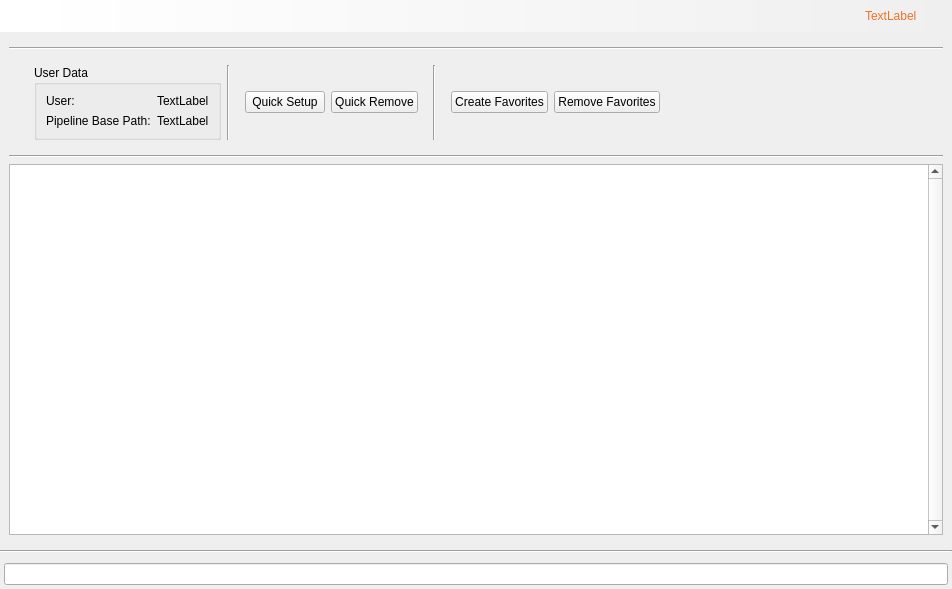
<?xml version="1.0" encoding="UTF-8"?>
<ui version="4.0">
 <class>Form</class>
 <widget class="QWidget" name="Form">
  <property name="geometry">
   <rect>
    <x>0</x>
    <y>0</y>
    <width>952</width>
    <height>589</height>
   </rect>
  </property>
  <property name="windowTitle">
   <string>Form</string>
  </property>
  <layout class="QGridLayout" name="gridLayout">
   <property name="horizontalSpacing">
    <number>0</number>
   </property>
   <property name="verticalSpacing">
    <number>6</number>
   </property>
   <property name="margin">
    <number>0</number>
   </property>
   <item row="2" column="0">
    <widget class="Line" name="line_2">
     <property name="orientation">
      <enum>Qt::Horizontal</enum>
     </property>
    </widget>
   </item>
   <item row="0" column="0">
    <widget class="QWidget" name="wdgt_header" native="true">
     <property name="sizePolicy">
      <sizepolicy hsizetype="Preferred" vsizetype="Fixed">
       <horstretch>0</horstretch>
       <verstretch>0</verstretch>
      </sizepolicy>
     </property>
     <property name="minimumSize">
      <size>
       <width>0</width>
       <height>32</height>
      </size>
     </property>
     <property name="maximumSize">
      <size>
       <width>16777215</width>
       <height>32</height>
      </size>
     </property>
     <layout class="QHBoxLayout" name="horizontalLayout">
      <property name="spacing">
       <number>0</number>
      </property>
      <property name="margin">
       <number>0</number>
      </property>
      <item>
       <widget class="QWidget" name="wdgt_header_icon" native="true">
        <property name="sizePolicy">
         <sizepolicy hsizetype="Fixed" vsizetype="Preferred">
          <horstretch>0</horstretch>
          <verstretch>0</verstretch>
         </sizepolicy>
        </property>
        <property name="minimumSize">
         <size>
          <width>32</width>
          <height>0</height>
         </size>
        </property>
        <property name="maximumSize">
         <size>
          <width>32</width>
          <height>16777215</height>
         </size>
        </property>
        <property name="styleSheet">
         <string notr="true">background-color: rgb(255, 255, 255);</string>
        </property>
       </widget>
      </item>
      <item>
       <widget class="QWidget" name="wdgt_header_gradient" native="true">
        <property name="enabled">
         <bool>false</bool>
        </property>
        <property name="layoutDirection">
         <enum>Qt::LeftToRight</enum>
        </property>
        <property name="styleSheet">
         <string notr="true">background-color: qlineargradient(spread:pad, x1:0, y1:0, x2:1, y2:0, stop:0 rgba(255, 255, 255, 255), stop:1 rgba(255, 255, 255, 0));</string>
        </property>
        <layout class="QHBoxLayout" name="horizontalLayout_4">
         <item>
          <widget class="QWidget" name="wdgt_lbl_header_text_spacer_left" native="true">
           <property name="styleSheet">
            <string notr="true">background-color: rgba(255, 255, 255, 0);</string>
           </property>
          </widget>
         </item>
         <item>
          <widget class="QLabel" name="lbl_header_text">
           <property name="sizePolicy">
            <sizepolicy hsizetype="Maximum" vsizetype="Preferred">
             <horstretch>0</horstretch>
             <verstretch>0</verstretch>
            </sizepolicy>
           </property>
           <property name="styleSheet">
            <string notr="true">background-color: rgba(255, 255, 255, 0);
color: rgb(241, 113, 37);
font: 75 12pt &quot;MS Shell Dlg 2&quot;;</string>
           </property>
           <property name="text">
            <string>TextLabel</string>
           </property>
          </widget>
         </item>
         <item>
          <widget class="QWidget" name="wdgt_lbl_header_text_spacer_right" native="true">
           <property name="sizePolicy">
            <sizepolicy hsizetype="Fixed" vsizetype="Preferred">
             <horstretch>0</horstretch>
             <verstretch>0</verstretch>
            </sizepolicy>
           </property>
           <property name="minimumSize">
            <size>
             <width>20</width>
             <height>0</height>
            </size>
           </property>
           <property name="maximumSize">
            <size>
             <width>20</width>
             <height>16777215</height>
            </size>
           </property>
           <property name="styleSheet">
            <string notr="true">background-color: rgba(0, 0, 0, 0);</string>
           </property>
          </widget>
         </item>
        </layout>
       </widget>
      </item>
     </layout>
    </widget>
   </item>
   <item row="3" column="0">
    <widget class="QWidget" name="wdgt_footer" native="true">
     <property name="sizePolicy">
      <sizepolicy hsizetype="Preferred" vsizetype="Maximum">
       <horstretch>0</horstretch>
       <verstretch>0</verstretch>
      </sizepolicy>
     </property>
     <layout class="QVBoxLayout" name="verticalLayout">
      <property name="spacing">
       <number>4</number>
      </property>
      <property name="margin">
       <number>4</number>
      </property>
      <item>
       <widget class="QLineEdit" name="le_status"/>
      </item>
     </layout>
    </widget>
   </item>
   <item row="1" column="0">
    <widget class="QWidget" name="wdgt_content" native="true">
     <layout class="QVBoxLayout" name="verticalLayout_2">
      <item>
       <widget class="Line" name="line">
        <property name="orientation">
         <enum>Qt::Horizontal</enum>
        </property>
       </widget>
      </item>
      <item>
       <widget class="QWidget" name="wdgt_options" native="true">
        <layout class="QHBoxLayout" name="horizontalLayout_3">
         <item>
          <widget class="QWidget" name="widget" native="true">
           <property name="sizePolicy">
            <sizepolicy hsizetype="Fixed" vsizetype="Preferred">
             <horstretch>0</horstretch>
             <verstretch>0</verstretch>
            </sizepolicy>
           </property>
           <property name="minimumSize">
            <size>
             <width>10</width>
             <height>0</height>
            </size>
           </property>
           <property name="maximumSize">
            <size>
             <width>10</width>
             <height>16777215</height>
            </size>
           </property>
          </widget>
         </item>
         <item>
          <widget class="QGroupBox" name="grpbx_user_data">
           <property name="title">
            <string>User Data</string>
           </property>
           <layout class="QGridLayout" name="gridLayout_4">
            <item row="1" column="0">
             <widget class="QLabel" name="lbl_pipeline_base_path_prefix">
              <property name="text">
               <string>Pipeline Base Path:</string>
              </property>
             </widget>
            </item>
            <item row="0" column="0">
             <widget class="QLabel" name="lbl_user_prefix">
              <property name="text">
               <string>User:</string>
              </property>
             </widget>
            </item>
            <item row="0" column="1">
             <widget class="QLabel" name="lbl_user">
              <property name="text">
               <string>TextLabel</string>
              </property>
             </widget>
            </item>
            <item row="1" column="1">
             <widget class="QLabel" name="lbl_pipeline_base_path">
              <property name="text">
               <string>TextLabel</string>
              </property>
             </widget>
            </item>
           </layout>
          </widget>
         </item>
         <item>
          <widget class="Line" name="line_4">
           <property name="orientation">
            <enum>Qt::Vertical</enum>
           </property>
          </widget>
         </item>
         <item>
          <widget class="QWidget" name="wdgt_buttons_setup_remove" native="true">
           <property name="sizePolicy">
            <sizepolicy hsizetype="Maximum" vsizetype="Preferred">
             <horstretch>0</horstretch>
             <verstretch>0</verstretch>
            </sizepolicy>
           </property>
           <layout class="QHBoxLayout" name="horizontalLayout_5">
            <item>
             <widget class="QPushButton" name="btn_quick_setup">
              <property name="text">
               <string>Quick Setup</string>
              </property>
             </widget>
            </item>
            <item>
             <widget class="QPushButton" name="btn_quick_remove">
              <property name="text">
               <string>Quick Remove</string>
              </property>
             </widget>
            </item>
           </layout>
          </widget>
         </item>
         <item>
          <widget class="Line" name="line_5">
           <property name="orientation">
            <enum>Qt::Vertical</enum>
           </property>
          </widget>
         </item>
         <item>
          <widget class="QWidget" name="wdgt_buttons_favorites" native="true">
           <property name="sizePolicy">
            <sizepolicy hsizetype="Maximum" vsizetype="Preferred">
             <horstretch>0</horstretch>
             <verstretch>0</verstretch>
            </sizepolicy>
           </property>
           <layout class="QHBoxLayout" name="horizontalLayout_6">
            <item>
             <widget class="QPushButton" name="btn_create_favorites">
              <property name="text">
               <string>Create Favorites</string>
              </property>
             </widget>
            </item>
            <item>
             <widget class="QPushButton" name="btn_remove_favorites">
              <property name="text">
               <string>Remove Favorites</string>
              </property>
             </widget>
            </item>
           </layout>
          </widget>
         </item>
         <item>
          <widget class="QWidget" name="widget_2" native="true">
           <property name="sizePolicy">
            <sizepolicy hsizetype="MinimumExpanding" vsizetype="Preferred">
             <horstretch>0</horstretch>
             <verstretch>0</verstretch>
            </sizepolicy>
           </property>
           <property name="minimumSize">
            <size>
             <width>0</width>
             <height>0</height>
            </size>
           </property>
           <property name="maximumSize">
            <size>
             <width>16777215</width>
             <height>16777215</height>
            </size>
           </property>
          </widget>
         </item>
        </layout>
       </widget>
      </item>
      <item>
       <widget class="Line" name="line_3">
        <property name="orientation">
         <enum>Qt::Horizontal</enum>
        </property>
       </widget>
      </item>
      <item>
       <widget class="QWidget" name="wdgt_setup_status" native="true">
        <layout class="QGridLayout" name="gridLayout_3">
         <property name="horizontalSpacing">
          <number>0</number>
         </property>
         <property name="verticalSpacing">
          <number>6</number>
         </property>
         <property name="margin">
          <number>0</number>
         </property>
         <item row="0" column="0">
          <widget class="QTextEdit" name="te_setup_status">
           <property name="verticalScrollBarPolicy">
            <enum>Qt::ScrollBarAlwaysOn</enum>
           </property>
           <property name="horizontalScrollBarPolicy">
            <enum>Qt::ScrollBarAlwaysOff</enum>
           </property>
           <property name="readOnly">
            <bool>true</bool>
           </property>
          </widget>
         </item>
        </layout>
       </widget>
      </item>
     </layout>
    </widget>
   </item>
  </layout>
 </widget>
 <resources/>
 <connections/>
</ui>
